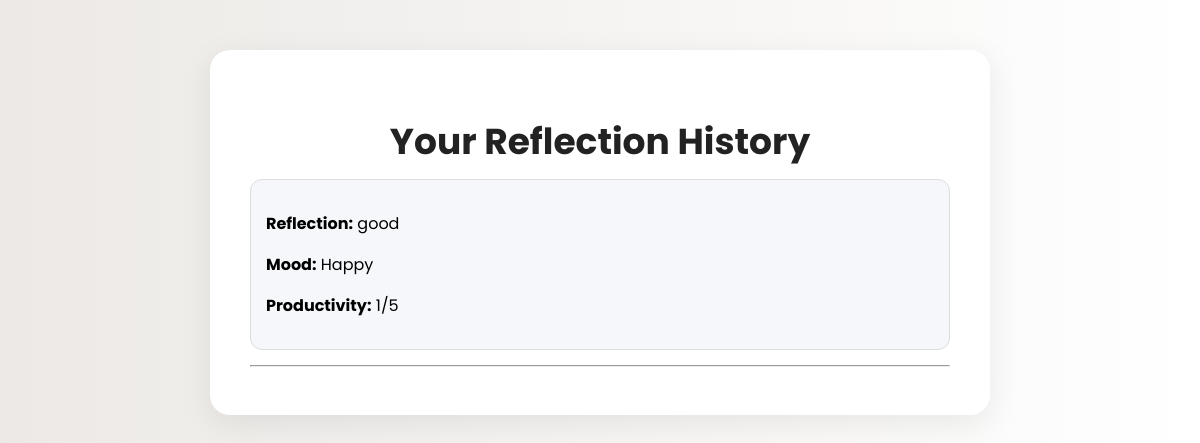
Before: /history with the older database file.
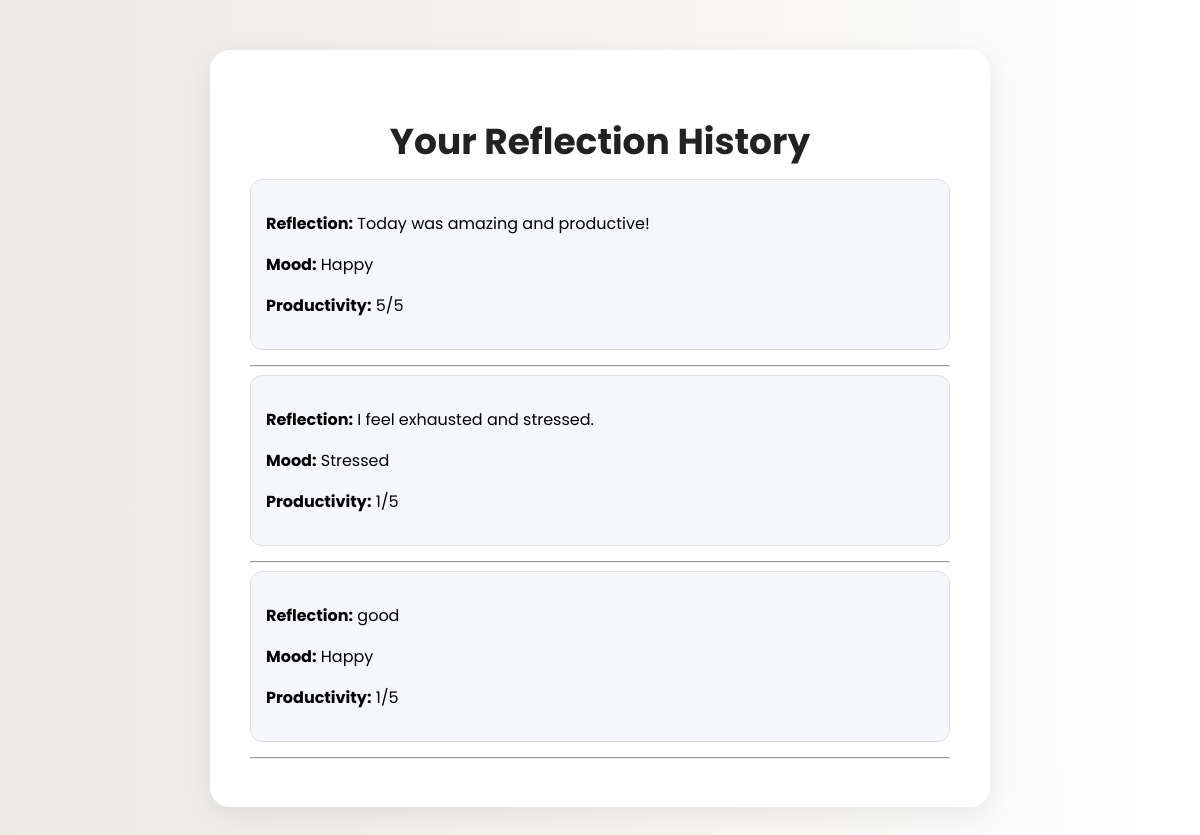
After: the same page with the newer database file.
### tables this page shows
CREATE TABLE reflections (
            id INTEGER PRIMARY KEY AUTOINCREMENT,
            reflection TEXT,
            mood TEXT,
            productivity INTEGER
        );

### app.py (the view)
@app.route("/history")
def history():
    conn = sqlite3.connect("database.db")
    cursor = conn.cursor()
    cursor.execute("SELECT * FROM reflections ORDER BY id DESC")
    reflections = cursor.fetchall()
    conn.close()
    return render_template("history.html", reflections=reflections)

### templates/history.html (shortened to what this page needs)
<!doctype html>
<html lang="en">
  <head>
    <link
      rel="stylesheet"
      href="{{ url_for('static', filename='style.css') }}"
    />
  </head>
  <body>
    <div class="container">
      <h1>Your Reflection History</h1>
       {% for r in reflections %}
      <div class="card">
        <p><strong>Reflection:</strong> {{ r[1] }}</p>
        <p><strong>Mood:</strong> {{ r[2] }}</p>
        <p><strong>Productivity:</strong> {{ r[3] }}/5</p>
      </div>
      <hr />
      {% endfor %}
    </div>
  </body>
</html>

### static/style.css (style rules this page uses)
:root { --bg-color: #f5f7fb; --card-color: white; --text-color: #222; --button-color: #7c5cff; --button-hover: #6848e6; }
body { font-family: "Poppins", sans-serif; background: linear-gradient(to right, #ece9e6, #ffffff); margin: 0; padding: 0; transition: background 0.5s ease, color 0.5s ease; }
.container { width: 60%; max-width: 700px; margin: 50px auto; background: var(--card-color); padding: 40px; border-radius: 20px; box-shadow: 0px 4px 20px rgba(0, 0, 0, 0.1); transition: background 0.5s ease; backdrop-filter: blur(10px); box-shadow: 0 8px 32px rgba(0, 0, 0, 0.08); }
h1 { text-align: center; color: var(--text-color); margin-bottom: 10px; font-size: 36px; }

Changed rows visible on the page:
added reflections: reflection "Today was amazing and productive!", mood "Happy", productivity "5"
added reflections: reflection "I feel exhausted and stressed.", mood "Stressed", productivity "1"
